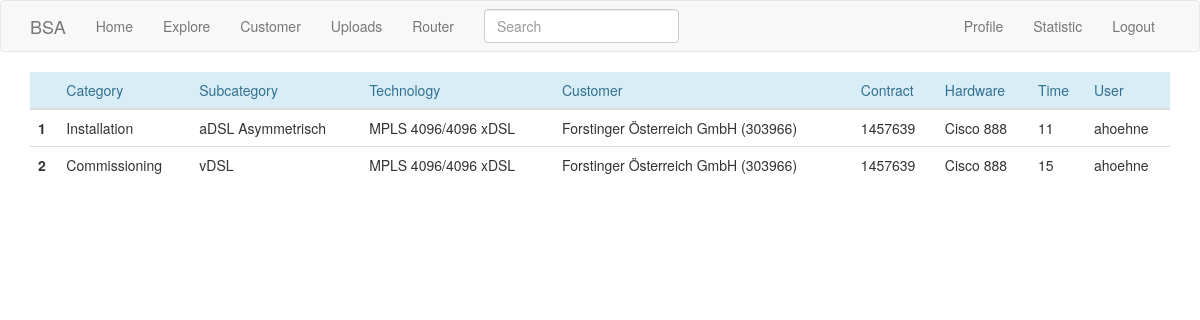
/statistics/ahoehne (signed in), run on an earlier commit of the app's database.
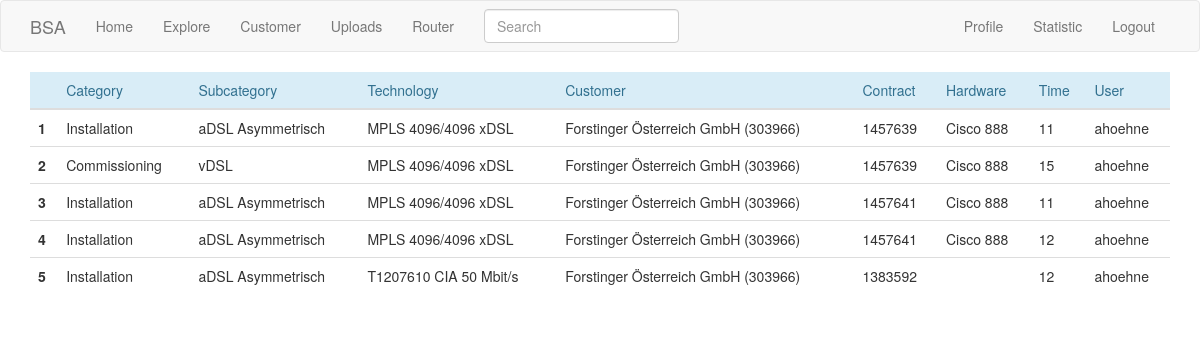
And on a later commit of the database.
### app/models.py (models this page shows)
class Statistic(db.Model):
    id=db.Column(db.Integer, primary_key=True)
    technology=db.Column(db.String(140))
    time=db.Column(db.String(140))
    customer=db.Column(db.String(140))
    contract=db.Column(db.String(140))
    hardware=db.Column(db.String(140))
    user=db.Column(db.String(140))
    user_id_stat=db.Column(db.Integer, db.ForeignKey('user.id'))
    category_id=db.Column(db.Integer, db.ForeignKey('category.id'))
    subcategory_id=db.Column(db.Integer, db.ForeignKey('subcategory.id'))

class Category(db.Model):
    id=db.Column(db.Integer, primary_key=True)
    name= db.Column(db.String(140))
    statistics= db.relationship('Statistic', backref='category')

class Subcategory(db.Model):
    id=db.Column(db.Integer, primary_key=True)
    name= db.Column(db.String(140))
    statistics= db.relationship('Statistic', backref='subcategory')

### app/main/routes.py (the view)
@bp.route('/statistics/<username>')
@login_required
def statistics(username):
    user=User.query.filter_by(username=username).first_or_404()
    stats=user.statistics
    return render_template('statistics.html', user=user, stats=stats)

### app/main/forms.py
class SearchForm(FlaskForm):
    q = StringField(_l('Search'), validators=[DataRequired()])
    def __init__(self, *args, **kwargs):
        if 'formdata' not in kwargs:
            kwargs['formdata'] = request.args
        if 'csrf_enabled' not in kwargs:
            kwargs['csrf_enabled'] = False
        super(SearchForm, self).__init__(*args, **kwargs)

### app/main/routes.py (called while the page is built)
@bp.before_request
def before_request():
    if current_user.is_authenticated:
        current_user.last_seen = datetime.utcnow()
        db.session.commit()
        g.search_form = SearchForm()
    g.locale = str(get_locale())

### app/models.py (called while the page is built)
    @classmethod
    def before_commit(cls, session):
        session._changes = {
            'add': list(session.new),
            'update': list(session.dirty),
            'delete': list(session.deleted)
        }

    @login.user_loader
    def load_user(id):
        return User.query.get(int(id))

### app/templates/statistics.html
{% extends "base.html" %}
{% import 'bootstrap/wtf.html' as wtf %}
{% block app_content %}
<link rel="stylesheet" type="text/css" href="{{ url_for('static', filename='css/style.css') }}">
<table class="table" >
  <thead>
    <tr class="info " style="color:#31708f;" style="font-weight:normal;">
      <th scope="col"></th>
      <th scope="col" style="font-weight:normal;">Category</th>
      <th scope="col" style="font-weight:normal;">Subcategory </th>
      <th scope="col" style="font-weight:normal;">Technology</th>
      <th scope="col" style="font-weight:normal;">Customer</th>
      <th scope="col" style="font-weight:normal;">Contract</th>
      <th scope="col" style="font-weight:normal;">Hardware</th>
      <th scope="col" style="font-weight:normal;">Time</th>
      <th scope="col" style="font-weight:normal;">User</th>
    </tr>
  </thead>
<tbody>
{% for stat in stats %}
<tr >
      <th scope="row">{{ loop.index }}</th>
      <td>{{stat.category.name}}</td>
      <td>{{stat.subcategory.name}}</td>
      <td>{{stat.technology}}</td>
      <td>{{stat.customer}}</td>
      <td>{{stat.contract}}</td>
      <td>{{stat.hardware}}</td>
      <td>{{stat.time}}</td>
      <td>{{stat.user}}</td>
</tr>
{% endfor %}
</tbody>
{% endblock %}

What changed in the data, as far as the page shows it:
added Statistic: category.name "Installation", subcategory.name "aDSL Asymmetrisch", technology "MPLS 4096/4096 xDSL", customer "Forstinger Österreich GmbH (303966)", contract "1457641", hardware "Cisco 888", time "11", user "ahoehne"
added Statistic: category.name "Installation", subcategory.name "aDSL Asymmetrisch", technology "MPLS 4096/4096 xDSL", customer "Forstinger Österreich GmbH (303966)", contract "1457641", hardware "Cisco 888", time "12", user "ahoehne"
added Statistic: category.name "Installation", subcategory.name "aDSL Asymmetrisch", technology "T1207610 CIA 50 Mbit/s", customer "Forstinger Österreich GmbH (303966)", contract "1383592", time "12", user "ahoehne"
